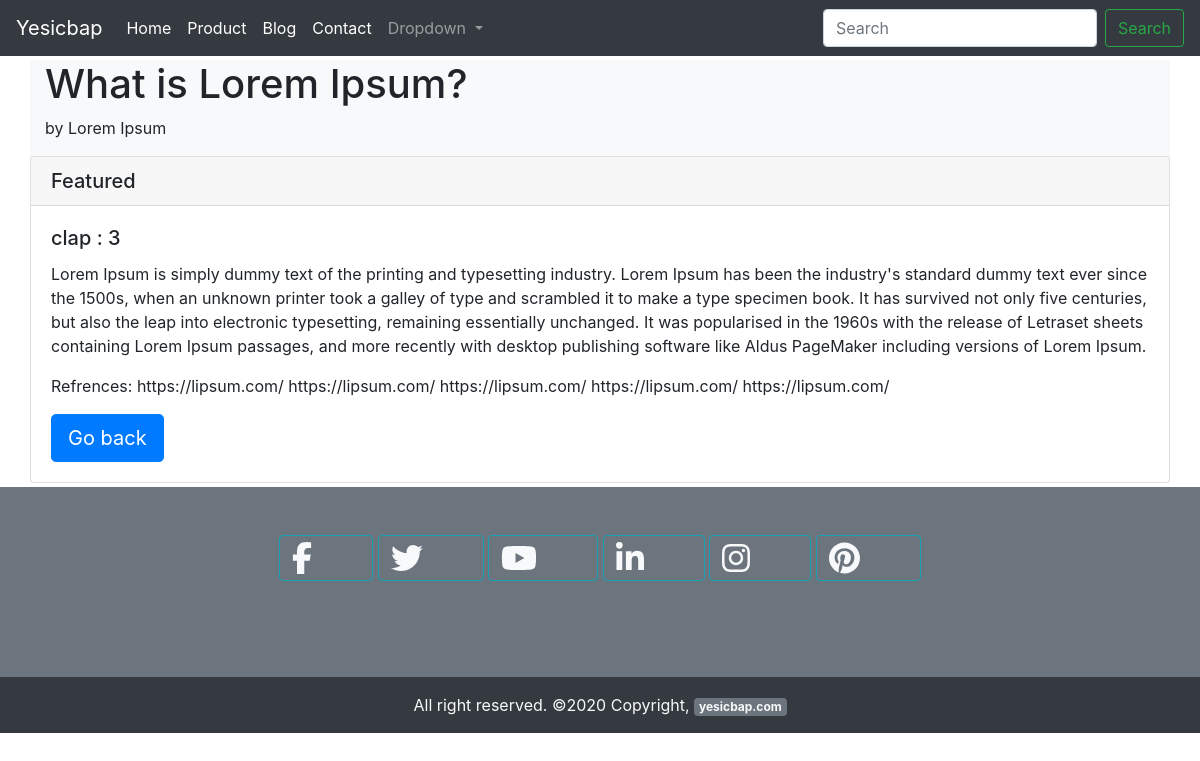
The app's page /blog/blog_home/6 with its own data.
### blog/models.py (models this page shows)
class Blog(models.Model):
    title = models.CharField(max_length=200)
    description = models.TextField(max_length=50000)
    image = models.ImageField(upload_to="blog_image")
    clap = models.IntegerField(default=0)
    auther = models.CharField(max_length=100)
    blog_refrences = models.TextField(max_length=2000)

### blog/views.py (the view)
# urls.py: path('blog_home/<int:pk>', views.BlogDetailView.as_view(), name='blog_home_item'),
class BlogDetailView(DetailView):
    model = Blog
    template_name = "blog/blog_item.html"

### blog/templates/blog/blog_item.html (shortened to what this page needs)
{% extends 'core/core.html' %}
{% load static %}
{% block content %}
<div class="container bg-light" style="margin-bottom: 4px; margin-top: 4px;">
  <h1>{{blog.title}}</h1>
  <p>by {{blog.auther}}</p>
    <div class="row">
        <div class="card">
            <h5 class="card-header">Featured</h5>
            <div class="card-body">
              <h5 class="card-title">clap : {{blog.clap}}</h5>
              <p class="card-text">{{blog.description}}</p>
              <p>Refrences: {{blog.blog_refrences}}</p>
              <a href="{% url 'blog_home' %}"><button type="button" class="btn btn-primary btn-lg">Go back</button></a>
            </div>
        </div>
    </div>
</div>
{% endblock content %}

### records on screen
Blog: title "What is Lorem Ipsum?", auther "Lorem Ipsum", clap "3", description "Lorem Ipsum is simply dummy text of the printing and typesetting industry. Lorem Ipsum has been the industry's standard dummy text ever since the 1500s, when an unknown printer took a galley of type and scrambled it to make a type specimen book. It has survived not only five centuries, but also the leap into electronic typesetting, remaining essentially unchanged. It was popularised in the 1960s with the release of Letraset sheets containing Lorem Ipsum passages, and more recently with desktop publishing software like Aldus PageMaker including versions of Lorem Ipsum.", blog_refrences "https://lipsum.com/ https://lipsum.com/ https://lipsum.com/ https://lipsum.com/ https://lipsum.com/"
